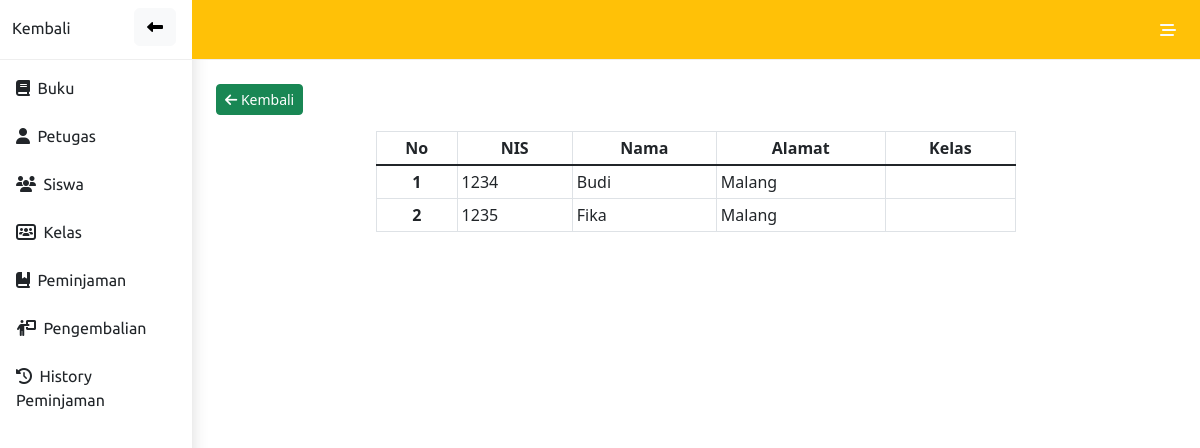
/admin/cari_siswa.php (signed in), run on an earlier commit of the app's database.
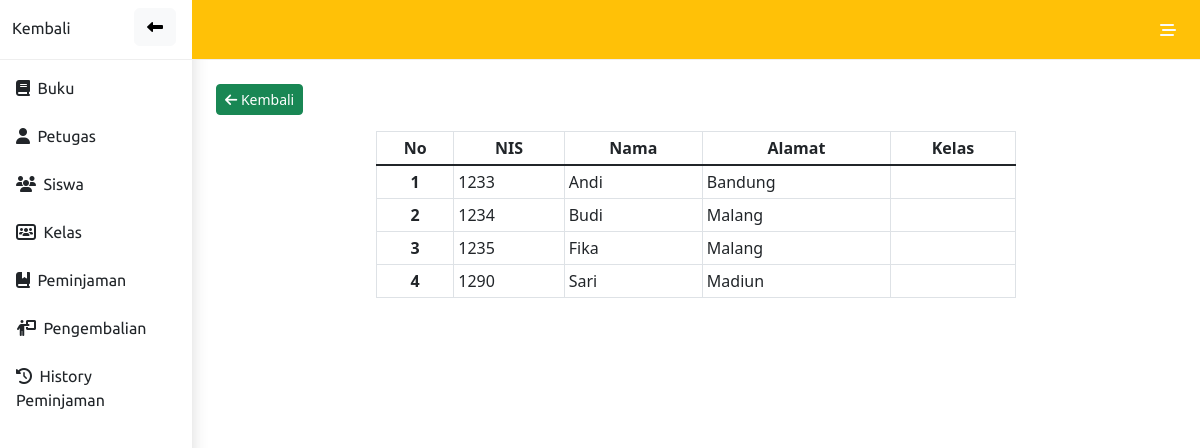
And on a later commit of the database.
### tables this page shows
CREATE TABLE `siswa` (
  `nis` int(11) NOT NULL,
  `nama` varchar(100) NOT NULL,
  `jenis_kelamin` enum('L','P') NOT NULL,
  `alamat` varchar(255) NOT NULL,
  `id_kelas` int(2) NOT NULL
);

### admin/cari_siswa.php (the view, shortened to what this page needs)
<!DOCTYPE html>
<html lang="en">
<head>
    <link rel="stylesheet" type="text/css" href="https://cdn.datatables.net/1.12.1/css/jquery.dataTables.css">
</head>
<body>
    <?php include 'nav.php'?>
        <div class="container">
          <div class="container pt-4 m-auto">
            <a class="btn btn-sm btn-success mb-3" href="siswa.php"><i class="fa-solid fa-arrow-left"></i> Kembali</a>
              <table class="table table-sm table-hover table-bordered mx-auto" style="width:40rem">
                  <thead class="text-center">
                      <tr>
                        <th>No</th>
                          <th>NIS</th>
                          <th>Nama</th>
                          <th>Alamat</th>
                          <th>Kelas</th>
                      </tr>
                  </thead>
                  <tbody class="table-group-divider">
                    <?php
                    $no=1;
                       if(isset($_GET['search'])){
                         $cari = $_GET['search'];
                         $data = mysqli_query($conn, "SELECT * FROM siswa JOIN kelas ON siswa.id_kelas=kelas.id_kelas WHERE nama like '%".$cari."%'");
                       }else{
                         $data = mysqli_query($conn, "SELECT * FROM siswa");
                       }
                       while($d = mysqli_fetch_array($data)){
                       ?>
                      <tr>
                          <th class="text-center" scope="row"><?=$no++?></th>
                          <td><?=$d['nis']?></td>
                          <td><?=$d['nama']?></td>
                          <td><?=$d['alamat']?></td>
                          <td><?=$d['nama_kelas']?></td>
                      </tr>
                      <?php
                          }
                      ?>
                  </tbody>
              </table>
          </div>
        </div>
</body>
</html>

What changed in the data, as far as the page shows it:
added siswa: nis "1233", nama "Andi", alamat "Bandung"
added siswa: nis "1290", nama "Sari", alamat "Madiun"
